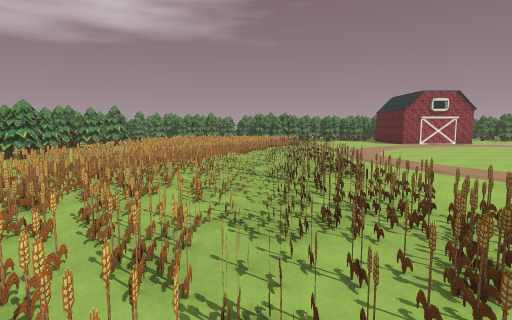
View 1 (above)

23 first-person views from a walk through a 3-D level made in the Godot game engine. The camera is 1.4 m above the floor, tilts 6° down and sees 80° across. The floor is counted in squares, 1.49 m on a side. Each view is taken from the middle of a square. On the plan, view 1 faces up. The plan holds only what a view shows up to about 12 squares ahead; the rest is blank. The place goes on beyond the plan. Some surface patterns are stand-ins.

View 2
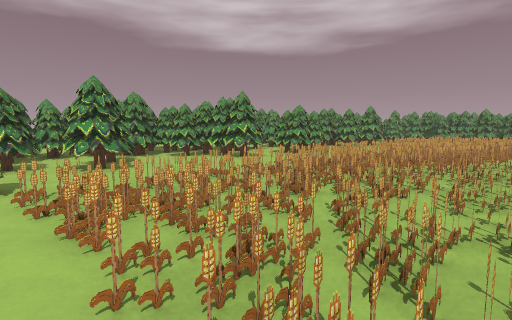

View 3
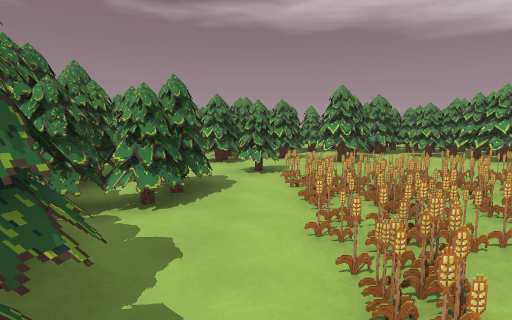

View 4
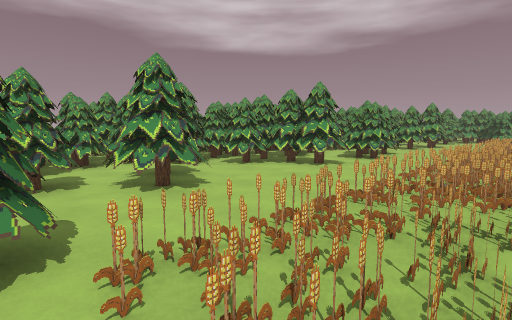

View 5
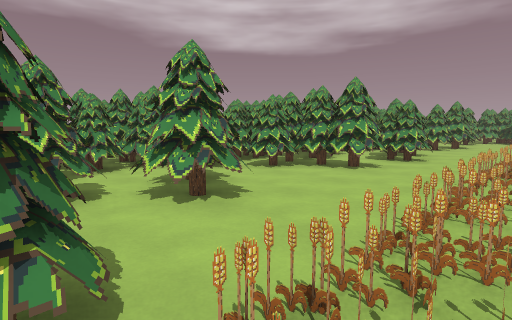

View 6
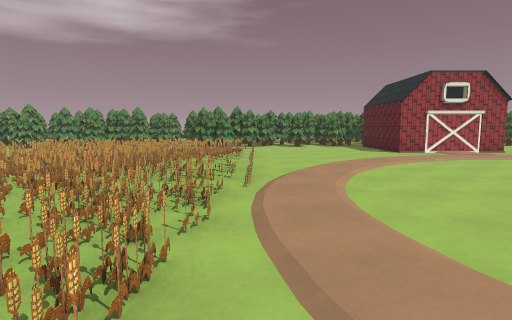

View 7
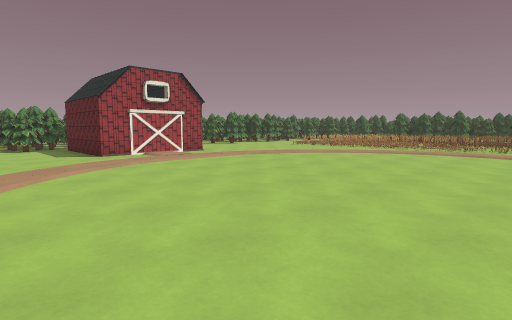

View 8
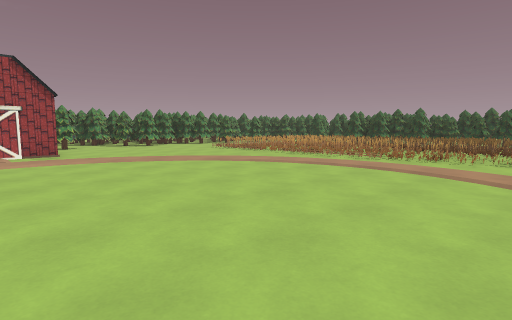

View 9
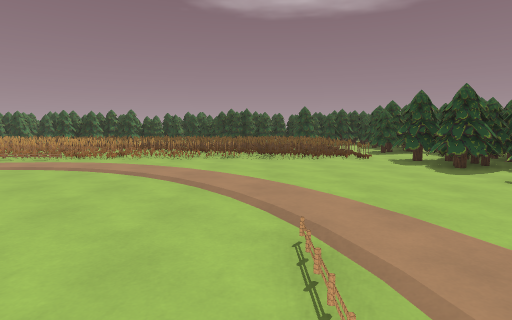

View 10
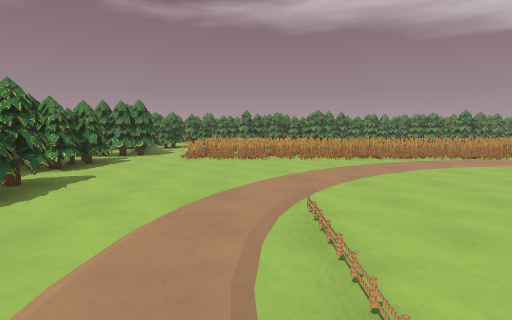

View 11
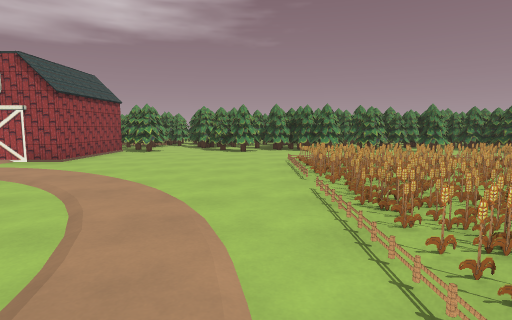

View 12
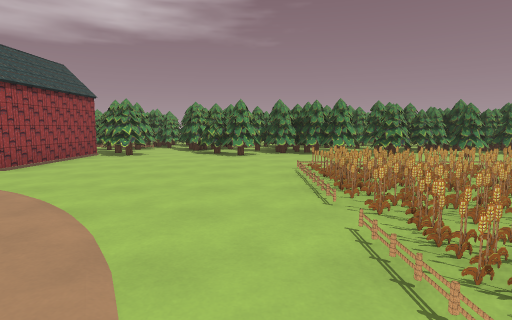

View 13
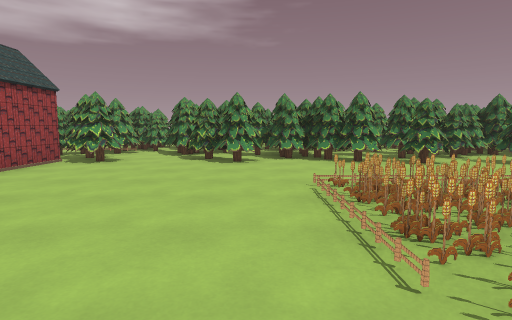

View 14
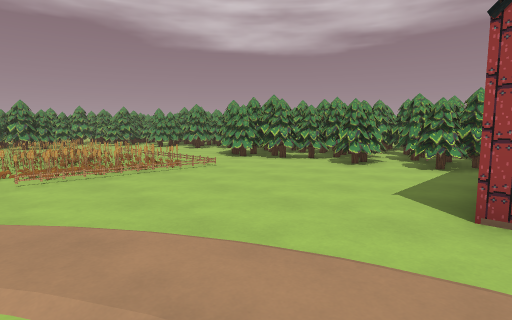

View 15
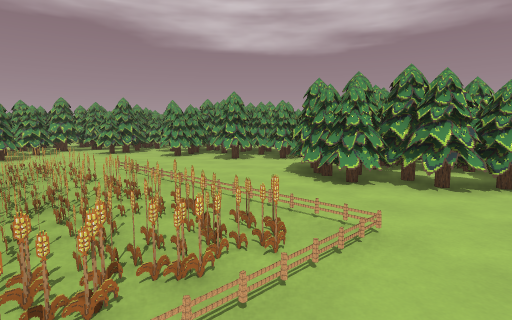

View 16
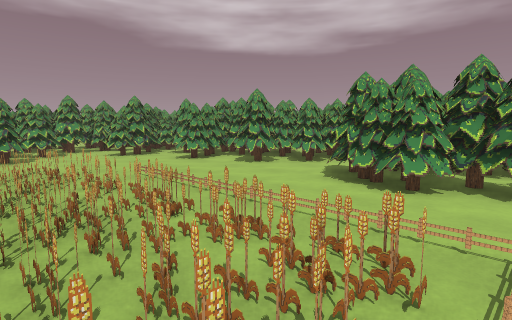

View 17
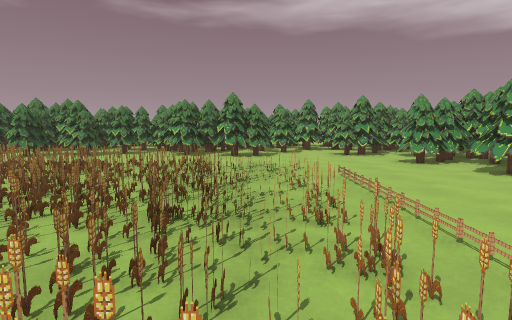

View 18
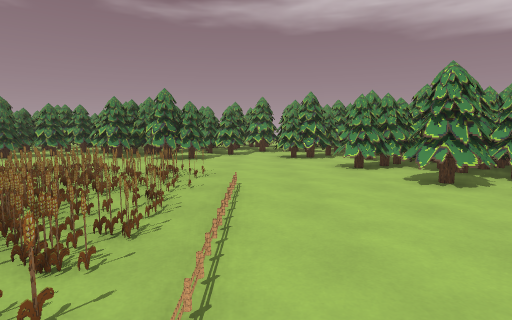

View 19
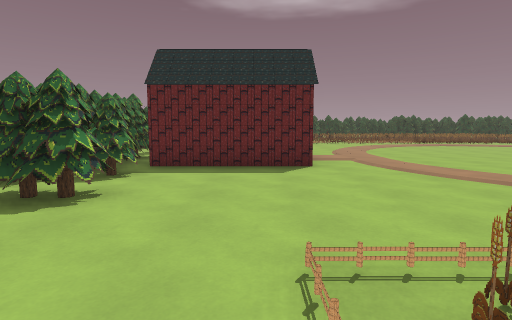

View 20
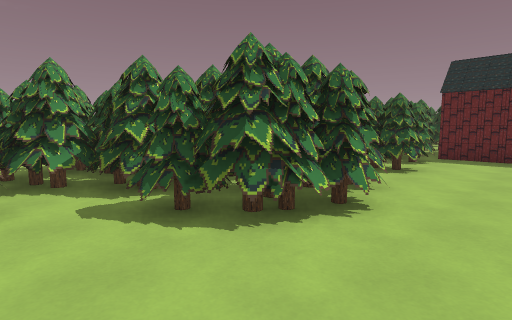

View 21
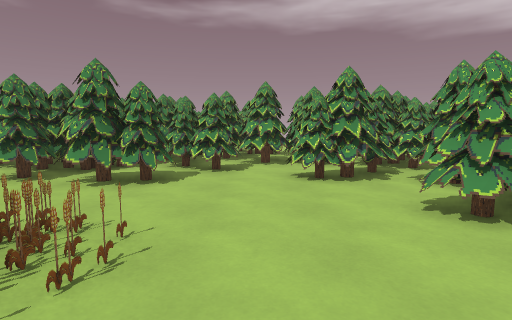

View 22
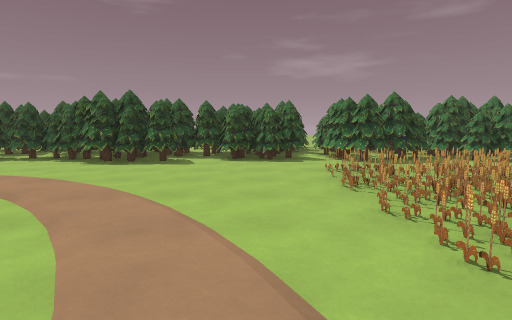

View 23
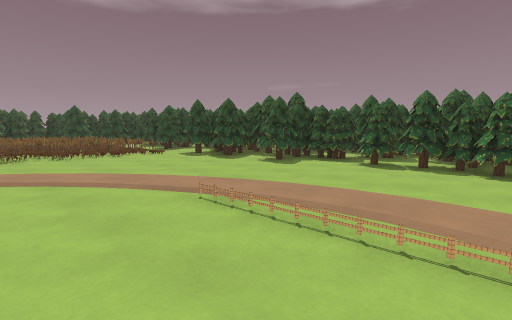

### Floor plan
Key: @ floor where view 1 was taken; # wall or solid block; . floor; = window, fence, low wall or low ledge; B barn.
Columns run from 10 left of view 1 to 28 right of it. Each row starts with its distance up from view 1.
 25                        #  #
 24        ####            #.##       ####
 23       ###.#   #####   ##..##     ###.##
 22   ######..######.########.########.#.##
 21 ####.#....####.#...   B##......###.#..#
 20 #.#................   B.............
 19 #..................   B............
 18 ##....==.=.===.....BBBB.......====.=
 17 ####.========.................======
 16   ##..=======.................=====
 15  ###.========.................====
 14  ##..========.................====
 13  #...========.................===
 12  ##...=======.................===
 11  ###.========..................==
 10   ##.========.................====
  9  ###.========.................=====
  8  #....=======................=======
  7 ####.========.................==== =
  6 ###...=======.................===
  5 #....========.................====
  4 #.....=======.................=====
  3 ####.========................=====
  2  ###.========.................===
  1  ##..========.................===
  0  #..##....@..................#=##
 -1  ###= ##.###..#..####....#.### ##
 -2       #######################   #

Where each view was taken, in squares from view 1:
view 1: 0 up, 0 right, facing up
view 2: 0 up, 0 right, facing up-left
view 3: 0 up, 1 right, facing left
view 4: 0 up, 3 left, facing up-left
view 5: 0 up, 4 left, facing up-left
view 6: 6 up, 3 right, facing up
view 7: 7 up, 5 right, facing up-right
view 8: 6 up, 10 right, facing up-right
view 9: 4 up, 10 right, facing right
view 10: 3 up, 12 right, facing left
view 11: 9 up, 18 right, facing up
view 12: 11 up, 18 right, facing up
view 13: 13 up, 18 right, facing up
view 14: 14 up, 9 right, facing up-left
view 15: 16 up, 4 right, facing up-left
view 16: 16 up, 3 right, facing up-left
view 17: 17 up, 3 right, facing left
view 18: 19 up, 2 right, facing left
view 19: 19 up, 1 right, facing right
view 20: 19 up, 2 left, facing up-right
view 21: 19 up, 2 left, facing left
view 22: 8 up, 4 right, facing down
view 23: 6 up, 9 right, facing down-right
